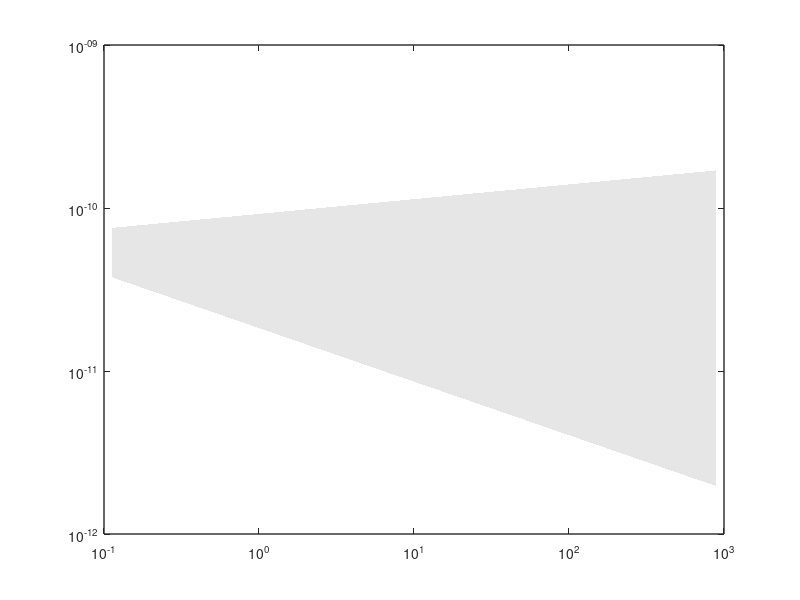

Recreate this plot in MATLAB. (Note: this script raises an error after producing the figure.)
src=[ 42.3 5.5 1.85 0.10
      69.3 6.1 2.21 0.07
      15.8 2.7 2.43 0.21
      22.0 2.8 1.90 0.10
      14.9 2.5 2.27 0.16
       9.0 2.3 1.92 0.26
      23.9 4.0 2.30 0.10
      15.0 3.5 2.03 0.26
      15.7 4.8 2.47 0.40
       4.8 1.4 1.90 0.37
      15.4 1.8 2.58 0.09
       5.2 1.6 1.86 0.35
       9.2 2.6 1.83 0.29
      46.3 7.3 2.00 0.11
      60.6 4.4 1.69 0.07
      62.1 8.9 2.38 0.17
      34.7 5.7 2.09 0.11
     123.7 6.7 2.08 0.04
      41.3 6.1 2.24 0.14
      12.9 3.5 2.11 0.39
       5.8 2.8 2.36 0.61];

src(:,1:2)=src(:,1:2)*1e-8;
   
erg100MeV = 1/6241.5097;

E100MeV = 10^0;
meansrc=mean(src);
I100MeVU = meansrc(1)+meansrc(2);          I100MeVL = meansrc(1)-meansrc(2);
G100MeVU = meansrc(3)-meansrc(4);          G100MeVL = meansrc(3)+meansrc(4);
J100MeVU = I100MeVU*(G100MeVL-1)/E100MeV;  J100MeVL = I100MeVL*(G100MeVU-1)/E100MeV;

E=10.^(.05:.1:3.95);
E2DFDEU = J100MeVU.*E.^(-G100MeVU).*E.*(erg100MeV*E);
E2DFDEL = J100MeVL.*E.^(-G100MeVL).*E.*(erg100MeV*E);

clf;
axes;
axis('on');
set(gca,'Box','on','LineWidth',1,'Xscale','log','Yscale','log');
axis([1e-1 1e3 1e-12 1e-9]);
hold on
h=fill([E/10 fliplr(E)/10],[E2DFDEU fliplr(E2DFDEL)],[0.9 0.9 0.9 ]);
set(h,'EdgeColor','none','EraseMode','none','FaceAlpha',0.1)
loglog(E/10,E2DFDEU,'k',E/10,E2DFDEL,'k','LineWidth',1)

load sensitivity.mat
Epeak=3500;
crabG=2.49;

h=loglog(Epeak/10,limits350(:,2)*(crabG-1)*Epeak*erg100MeV,'bs',...
       Epeak/10,limits350(:,4)*(crabG-1)*Epeak*erg100MeV,'bo','MarkerSize',8);

set(line([1 1]*Epeak/10,([limits350(:,4)+limits350(:,5) limits350(:,4)-limits350(:,5)])*(crabG-1)*Epeak*erg100MeV),'Color','b');

ylabel('E^2 dF/dE [erg cm^{-2} s^{-1}]');
xlabel('Energy [GeV]');

texts={'0.5hr','5hr','50hr'};
for(i=1:3)
     y=sqrt(limits350(i,2)*(limits350(i,4)-limits350(i,5)))*(crabG-1)*Epeak*erg100MeV;
     text(Epeak*1.3/10,y,texts{i},'Rotation',90,'HorizontalAlignment','center','VerticalAlignment','middle')
end

CrabE2DFDE=8.56E-11;
set(line([Epeak*0.65/10 Epeak*0.85/10],[CrabE2DFDE CrabE2DFDE]),'Color','k');
set(line([Epeak*0.85/10*0.92 Epeak*0.85/10 Epeak*0.85/10*0.92],...
         [CrabE2DFDE*0.92 CrabE2DFDE CrabE2DFDE/0.92]),'Color','k');
text(Epeak*0.62/10, CrabE2DFDE,'Crab','HorizontalAlignment','right');

p=get(gca,'Position');
r=0.01;t=0.015;w=.275;h=.1;
axes('Position',[p(1)+p(3)-w-r,p(2)+p(4)-h-t,w,h]);
axis('on');
set(gca,'Box','on','XTick',[],'YTick',[],'Linewidth',0.5,'Color','none')

a=[0 1 0 1];
axis(a);
hold on;
plot(0.075,0.75,'bs','MarkerSize',8);
text(0.15,0.75,'Flux sensitivity - 4\sigma')
plot(0.075,0.25,'bo','MarkerSize',8);
text(0.15,0.25,'Upper Limit - 99%')

hold off
